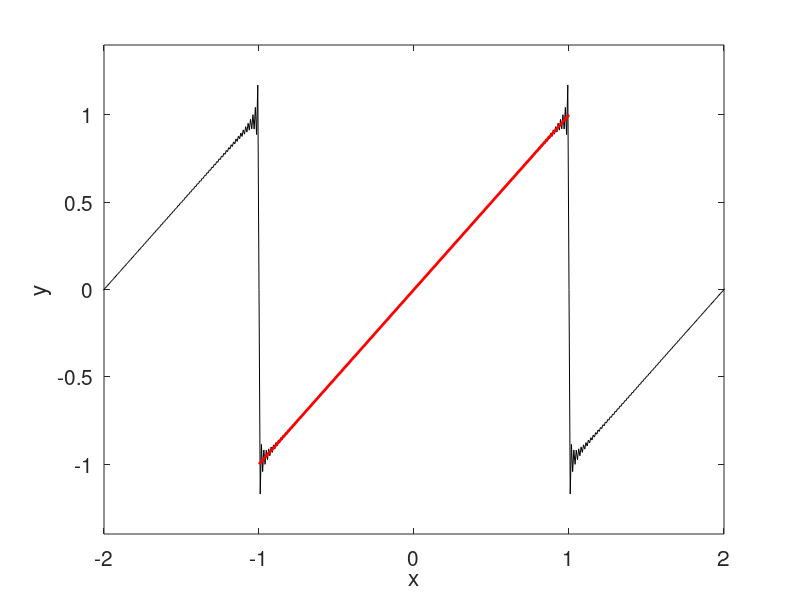
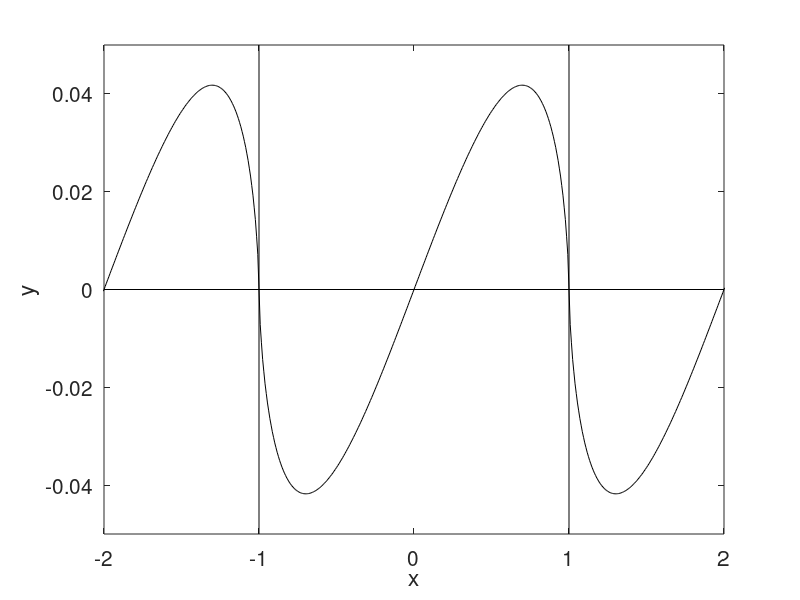

The MATLAB script that drew these images, in order:
%============================================
% plot the Fourier series of a saw-tooth wave
%============================================

clear all
close all

%---
% parameters
%---

L = 1.0;

Nf = 128;

alpha = 1.5;
alpha = 0.8;

%---
% number of plotting points
%---

Npl = 2*128;

%---
% plotting
%---

figure(1)
hold on
xlabel('x','fontsize',15)
ylabel('y','fontsize',15)
set(gca,'fontsize',15)
axis([-2*L 2*L -1.4 1.4])
box on

figure(2)
hold on
xlabel('x','fontsize',15)
ylabel('y','fontsize',15)
set(gca,'fontsize',15)
ylim = 0.4;
ylim = 0.05;
axis([-2*L 2*L -ylim ylim])
box on
plot([-2*L 2*L], [0,0],'k')
plot([-L -L], [-ylim,ylim],'k')
plot([ L  L], [-ylim,ylim],'k')

%---
% prepare
%---

Dx=2*L/Npl;

%---
% sum
%---

for ip=-1:2
for i=1:Npl+1
  x(i) = -L+ Dx*(i-1)+2*ip;
  y(i) = 0.0;
  y1(i) = 0.0;
  for p=1:Nf
    fc  = -(-1)^p*2/(p*pi);
    fc1 = -(-1)^p*2/(p*pi)*(L/(p*pi))^alpha;
    y(i) = y(i)+fc*sin(p*pi*x(i)/L);
    y1(i) = y1(i)+fc1*sin(p*pi*x(i)/L);
  end
end
figure(1)
plot(x,y,'k')
figure(2)
y1=y1/(2*pi);
plot(x,y1,'k')
end

xplt(1)=-L;
xplt(2)= L;
yplt(1)=-1;
yplt(2)= 1;
figure(1)
plot(xplt,yplt,'r','LineWidth',2)

